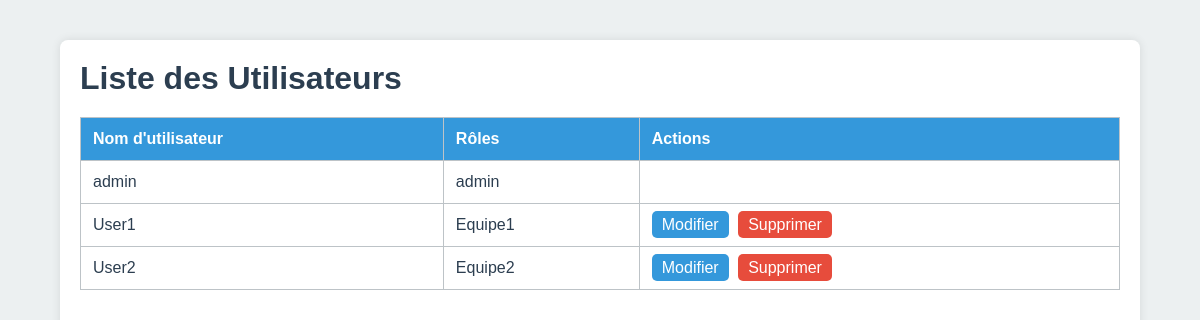
The page /list_users.php (signed in) on the database as committed earlier.
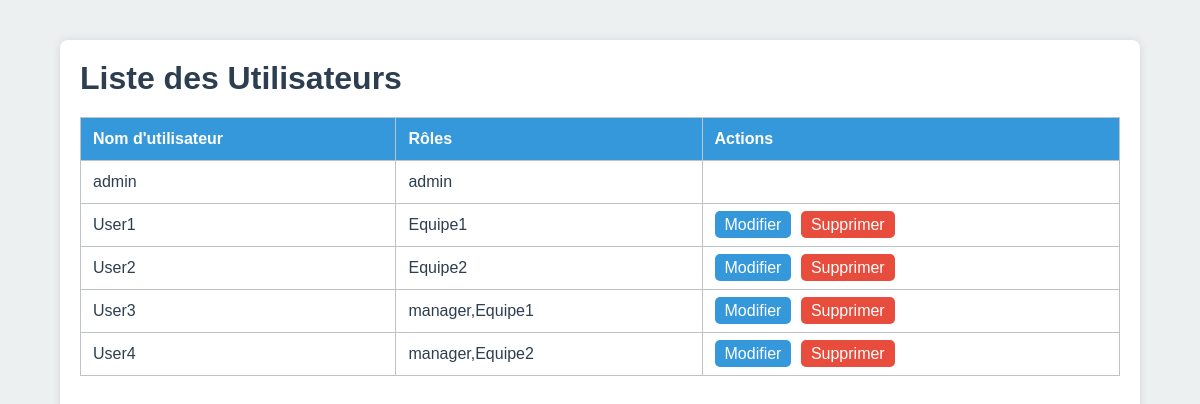
The same page on the database as committed later.
### tables this page shows
CREATE TABLE IF NOT EXISTS users (
  id INT AUTO_INCREMENT PRIMARY KEY,
  username VARCHAR(50) NOT NULL UNIQUE,
  password_hash VARCHAR(255) NOT NULL,
  role VARCHAR(255) NOT NULL,
  last_login DATETIME DEFAULT NULL   
);

### src/list_users.php (the view, shortened to what this page needs)
<?php
$mysqli = new mysqli("db","root","root","plm");
$user_roles = explode(',', $_SESSION['role']);
$is_manager = in_array('manager', $user_roles);
$is_admin = in_array('admin', $user_roles);
$team = null;
$query = "SELECT id, username, role FROM users";
$result = $mysqli->query($query);
?>
<!DOCTYPE html>
<html lang="fr">
<head>
  <link rel="stylesheet" href="styles.css">
</head>
<body>
<div class="container">
  <h1>Liste des Utilisateurs</h1>
  <table>
    <thead>
      <tr>
        <th>Nom d'utilisateur</th>
        <th>Rôles</th>
        <?php if ($is_admin || $is_manager): ?>
          <th>Actions</th>
        <?php endif; ?>
      </tr>
    </thead>
    <tbody>
      <?php while($u = $result->fetch_assoc()): ?>
      <tr>
        <td><?php echo htmlspecialchars($u['username']); ?></td>
        <td><?php echo htmlspecialchars($u['role']); ?></td>
        <?php
        if ($is_admin && $u['username'] !== 'admin') {
          echo '<td class="actions">
                  <a href="edit_user.php?id='.$u['id'].'" class="btn-edit">Modifier</a>
                  <a href="delete_user.php?id='.$u['id'].'" class="btn-delete" onclick="return confirm(\'Supprimer cet utilisateur ?\')">Supprimer</a>
                </td>';
        } elseif ($is_manager && $team && strpos($u['role'], $team) !== false && $u['username'] !== 'admin') {
          echo '<td class="actions">
                  <a href="edit_user.php?id='.$u['id'].'" class="btn-edit">Modifier</a>
                  <a href="delete_user.php?id='.$u['id'].'" class="btn-delete" onclick="return confirm(\'Supprimer cet utilisateur ?\')">Supprimer</a>
                </td>';
        } elseif (($is_manager || $is_admin) && $u['username'] === 'admin') {
        } ?>
      </tr>
      <?php endwhile; ?>
    </tbody>
  </table>
</div>
</body>
</html>

Rows that differ between the two databases and show on the page:
added users: username "User3", role "manager,Equipe1"
added users: username "User4", role "manager,Equipe2"
